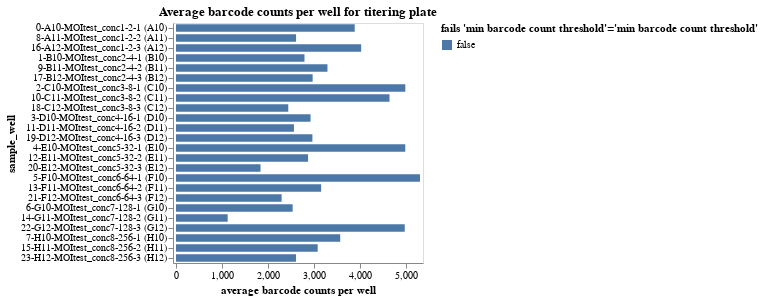

Notebook code for this chart:
### Markdown cell above
Plot average counts per barcode.
If a sample has inadequate barcode counts, it may not have good enough statistics for accurate analysis, and a QC-threshold is applied:

### Code cell
avg_barcode_counts = (
    counts.groupby(
        ["well", "sample_well"],
        dropna=False,
        as_index=False,
    )
    .aggregate(avg_count=pd.NamedAgg("count", "mean"))
    .assign(
        fails_qc=lambda x: (
            x["avg_count"] < 500
        ),
    )
)

avg_barcode_counts_chart = (
    alt.Chart(avg_barcode_counts)
    .encode(
        alt.X(
            "avg_count",
            title="average barcode counts per well",
            scale=alt.Scale(nice=False, padding=3),
        ),
        alt.Y("sample_well", sort=sample_wells),
        alt.Color(
            "fails_qc",
            title=f"fails {'min barcode count threshold'=}",
            legend=alt.Legend(titleLimit=500),
        ),
        tooltip=[
            alt.Tooltip(c, format=".3g") if avg_barcode_counts[c].dtype == float else c
            for c in avg_barcode_counts.columns
        ],
    )
    .mark_bar(height={"band": 0.85})
    .properties(
        height=alt.Step(10),
        width=250,
        title=f"Average barcode counts per well for titering plate",
    )
    .configure_axis(grid=False)
)

display(avg_barcode_counts_chart)

# drop wells failing QC
avg_barcode_counts_per_well_drops = list(avg_barcode_counts.query("fails_qc")["well"])

### Figure 1 — Vega-Lite specification as saved in the notebook (floating-point values rounded to 4 significant figures)
{"config": {"view": {"continuousWidth": 300, "continuousHeight": 300}, "axis": {"grid": false}}, "data": {"name": "data-fc60455128804962494fa0d9346076ca"}, "mark": {"type": "bar", "height": {"band": 0.85}}, "encoding": {"color": {"field": "fails_qc", "legend": {"titleLimit": 500}, "title": "fails 'min barcode count threshold'='min barcode count threshold'", "type": "nominal"}, "tooltip": [{"field": "well", "type": "nominal"}, {"field": "sample_well", "type": "nominal"}, {"field": "avg_count", "format": ".3g", "type": "quantitative"}, {"field": "fails_qc", "type": "nominal"}], "x": {"field": "avg_count", "scale": {"nice": false, "padding": 3}, "title": "average barcode counts per well", "type": "quantitative"}, "y": {"field": "sample_well", "sort": ["MOItest_conc1 (A12)", "MOItest_conc1 (A12)", "MOItest_conc1 (A12)", "MOItest_conc1 (A12)", "MOItest_conc1 (A11)", "MOItest_conc1 (A11)", "MOItest_conc1 (A11)", "MOItest_conc1 (A11)", "MOItest_conc1 (A10)", "MOItest_conc1 (A10)", "MOItest_conc1 (A10)", "MOItest_conc1 (A10)", "MOItest_conc2 (B12)", "MOItest_conc2 (B12)", "MOItest_conc2 (B12)", "MOItest_conc2 (B12)", "MOItest_conc2 (B10)", "MOItest_conc2 (B10)", "MOItest_conc2 (B10)", "MOItest_conc2 (B10)", "MOItest_conc2 (B11)", "MOItest_conc2 (B11)", "MOItest_conc2 (B11)", "MOItest_conc2 (B11)", "MOItest_conc3 (C11)", "MOItest_conc3 (C11)", "MOItest_conc3 (C11)", "MOItest_conc3 (C11)", "MOItest_conc3 (C12)", "MOItest_conc3 (C12)", "MOItest_conc3 (C12)", "MOItest_conc3 (C12)", "MOItest_conc3 (C10)", "MOItest_conc3 (C10)", "MOItest_conc3 (C10)", "MOItest_conc3 (C10)", "MOItest_conc4 (D12)", "MOItest_conc4 (D12)", "MOItest_conc4 (D12)", "MOItest_conc4 (D12)", "MOItest_conc4 (D11)", "MOItest_conc4 (D11)", "MOItest_conc4 (D11)", "MOItest_conc4 (D11)", "MOItest_conc4 (D10)", "MOItest_conc4 (D10)", "MOItest_conc4 (D10)", "MOItest_conc4 (D10)", "MOItest_conc5 (E11)", "MOItest_conc5 (E11)", "MOItest_conc5 (E11)", "MOItest_conc5 (E11)", "MOItest_conc5 (E10)", "MOItest_conc5 (E10)", "MOItest_conc5 (E10)", "MOItest_conc5 (E10)", "MOItest_conc5 (E12)", "MOItest_conc5 (E12)", "MOItest_conc5 (E12)", "MOItest_conc5 (E12)", "MOItest_conc6 (F12)", "MOItest_conc6 (F12)", "MOItest_conc6 (F12)", "MOItest_conc6 (F12)", "MOItest_conc6 (F11)", "MOItest_conc6 (F11)", "MOItest_conc6 (F11)", "MOItest_conc6 (F11)", "MOItest_conc6 (F10)", "MOItest_conc6 (F10)", "MOItest_conc6 (F10)", "MOItest_conc6 (F10)", "MOItest_conc7 (G11)", "MOItest_conc7 (G11)", "MOItest_conc7 (G11)", "MOItest_conc7 (G11)", "MOItest_conc7 (G12)", "MOItest_conc7 (G12)", "MOItest_conc7 (G12)", "MOItest_conc7 (G12)", "MOItest_conc7 (G10)", "MOItest_conc7 (G10)", "MOItest_conc7 (G10)", "MOItest_conc7 (G10)", "MOItest_conc8 (H12)", "MOItest_conc8 (H12)", "MOItest_conc8 (H12)", "MOItest_conc8 (H12)", "MOItest_conc8 (H10)", "MOItest_conc8 (H10)", "MOItest_conc8 (H10)", "MOItest_conc8 (H10)", "MOItest_conc8 (H11)", "MOItest_conc8 (H11)", "MOItest_conc8 (H11)", "MOItest_conc8 (H11)"], "type": "nominal"}}, "height": {"step": 10}, "title": "Average barcode counts per well for titering plate", "width": 250, "$schema": "https://vega.github.io/schema/vega-lite/v5.16.3.json", "datasets": {"data-fc60455128804962494fa0d9346076ca": [{"well": "A10", "sample_well": "0-A10-MOItest_conc1-2-1 (A10)", "avg_count": 3888.0, "fails_qc": false}, {"well": "A11", "sample_well": "8-A11-MOItest_conc1-2-2 (A11)", "avg_count": 2612.0, "fails_qc": false}, {"well": "A12", "sample_well": "16-A12-MOItest_conc1-2-3 (A12)", "avg_count": 4028.0, "fails_qc": false}, {"well": "B10", "sample_well": "1-B10-MOItest_conc2-4-1 (B10)", "avg_count": 2795.0, "fails_qc": false}, {"well": "B11", "sample_well": "9-B11-MOItest_conc2-4-2 (B11)", "avg_count": 3295.0, "fails_qc": false}, {"well": "B12", "sample_well": "17-B12-MOItest_conc2-4-3 (B12)", "avg_count": 2972.0, "fails_qc": false}, {"well": "C10", "sample_well": "2-C10-MOItest_conc3-8-1 (C10)", "avg_count": 4988.0, "fails_qc": false}, {"well": "C11", "sample_well": "10-C11-MOItest_conc3-8-2 (C11)", "avg_count": 4644.0, "fails_qc": false}, {"well": "C12", "sample_well": "18-C12-MOItest_conc3-8-3 (C12)", "avg_count": 2442.0, "fails_qc": false}, {"well": "D10", "sample_well": "3-D10-MOItest_conc4-16-1 (D10)", "avg_count": 2927.0, "fails_qc": false}, {"well": "D11", "sample_well": "11-D11-MOItest_conc4-16-2 (D11)", "avg_count": 2567.0, "fails_qc": false}, {"well": "D12", "sample_well": "19-D12-MOItest_conc4-16-3 (D12)", "avg_count": 2967.0, "fails_qc": false}, {"well": "E10", "sample_well": "4-E10-MOItest_conc5-32-1 (E10)", "avg_count": 4988.0, "fails_qc": false}, {"well": "E11", "sample_well": "12-E11-MOItest_conc5-32-2 (E11)", "avg_count": 2873.0, "fails_qc": false}, {"well": "E12", "sample_well": "20-E12-MOItest_conc5-32-3 (E12)", "avg_count": 1839.0, "fails_qc": false}, {"well": "F10", "sample_well": "5-F10-MOItest_conc6-64-1 (F10)", "avg_count": 5308.0, "fails_qc": false}, {"well": "F11", "sample_well": "13-F11-MOItest_conc6-64-2 (F11)", "avg_count": 3157.0, "fails_qc": false}, {"well": "F12", "sample_well": "21-F12-MOItest_conc6-64-3 (F12)", "avg_count": 2298.0, "fails_qc": false}, {"well": "G10", "sample_well": "6-G10-MOItest_conc7-128-1 (G10)", "avg_count": 2538.0, "fails_qc": false}, {"well": "G11", "sample_well": "14-G11-MOItest_conc7-128-2 (G11)", "avg_count": 1124.0, "fails_qc": false}, {"well": "G12", "sample_well": "22-G12-MOItest_conc7-128-3 (G12)", "avg_count": 4976.0, "fails_qc": false}, {"well": "H10", "sample_well": "7-H10-MOItest_conc8-256-1 (H10)", "avg_count": 3573.0, "fails_qc": false}, {"well": "H11", "sample_well": "15-H11-MOItest_conc8-256-2 (H11)", "avg_count": 3083.0, "fails_qc": false}, {"well": "H12", "sample_well": "23-H12-MOItest_conc8-256-3 (H12)", "avg_count": 2610.0, "fails_qc": false}]}}
